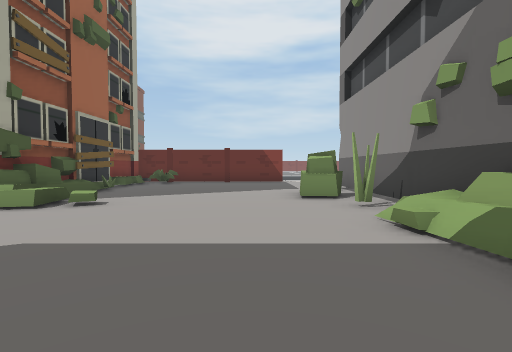
[1] (above)

12 first-person views from a walk through a Unity game level. The camera is 1.4 m above the floor, tilts 2° down and sees 85° across. The floor is counted in squares, 2 m on a side. Each view is taken from the middle of a square. On the plan, view 1 faces up. The plan holds only what a view shows up to about 9 squares ahead; the rest is blank. The place goes on beyond the plan. The player is left out.

[2]
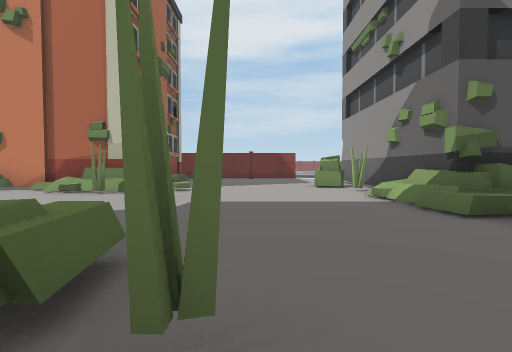

[3]
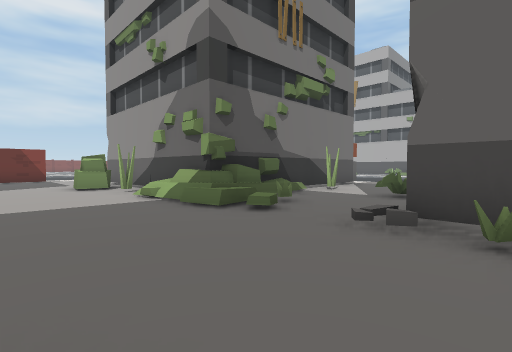

[4]
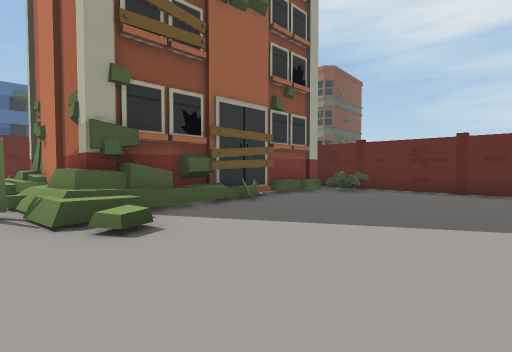

[5]
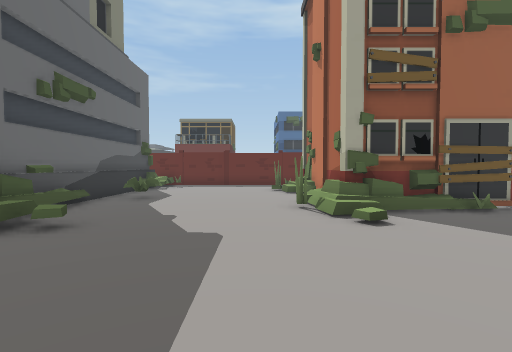

[6]
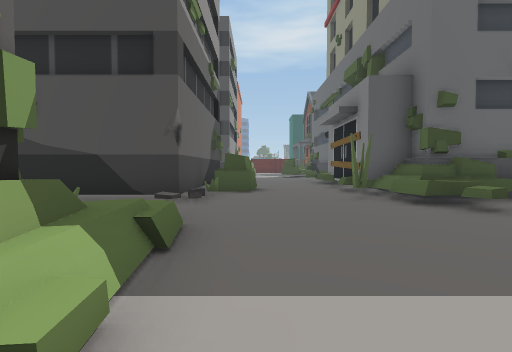

[7]
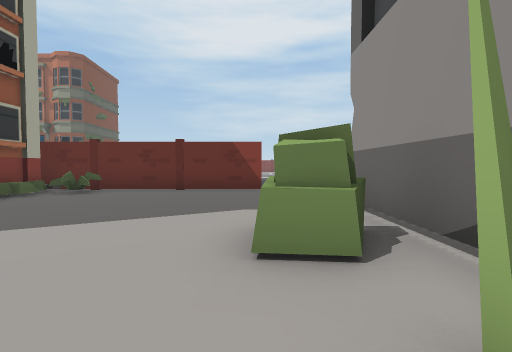

[8]
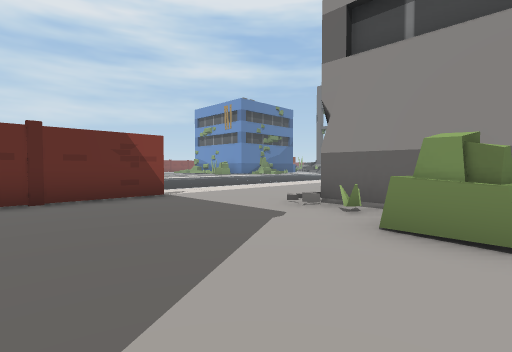

[9]
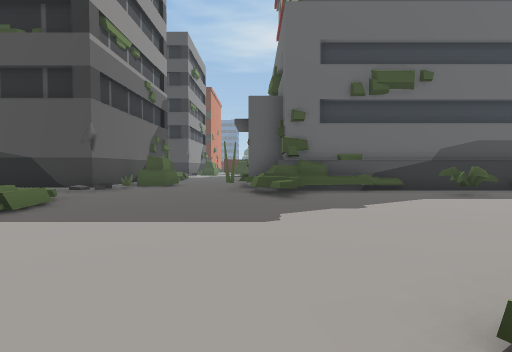

[10]
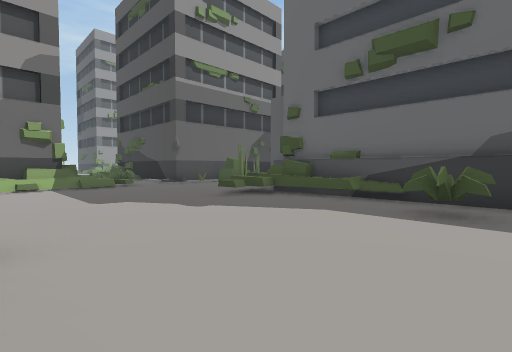

[11]
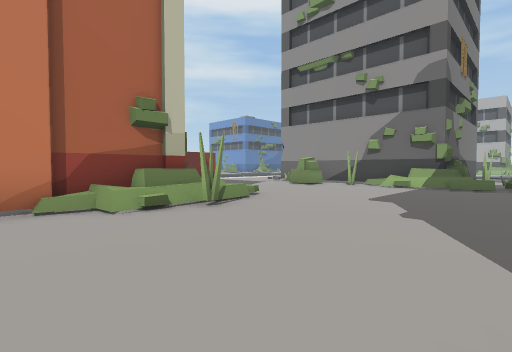

[12]
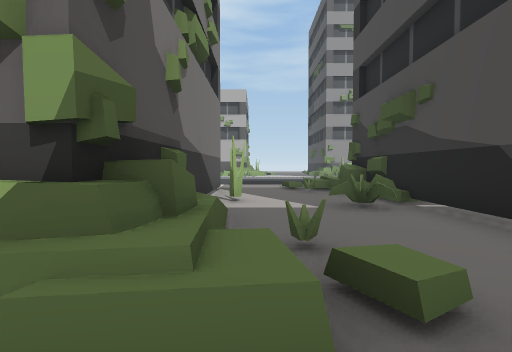

### Floor plan
Key: @ floor where view 1 was taken; # wall or solid block; . floor; / step, stairs or slope; = window, fence, low wall or low ledge; ^ raised ledge.
Columns run from 8 left of view 1 to 10 right of it. Each row starts with its distance up from view 1.
 14           //
 13           ...
 12    #######....
 11    #=.........
 10    #..........
  9    #.......#
  8    #=.....=#
  7    #/....###
  6 ## #/....###
  5 .###^/....##
  4 ...#....../#
  3 ........../#
  2 ..........^########
  1 ..........^^.......
  0 .....=..@..........
 -1 .#...^^.......=..^^
 -2 ######^....#######
 -3      ##...=#
 -4       #..###
 -5       #... #

Positions as (right, up) in squares from view 1, and headings:
1: (0, 0), facing up
2: (-1, -3), facing up
3: (-1, -3), facing up-right
4: (0, 4), facing up-left
5: (2, 3), facing left
6: (1, 4), facing down
7: (1, 4), facing up
8: (-2, 6), facing up-right
9: (-2, 6), facing down
10: (-8, 4), facing down-right
11: (-8, 0), facing up-right
12: (1, 1), facing right
